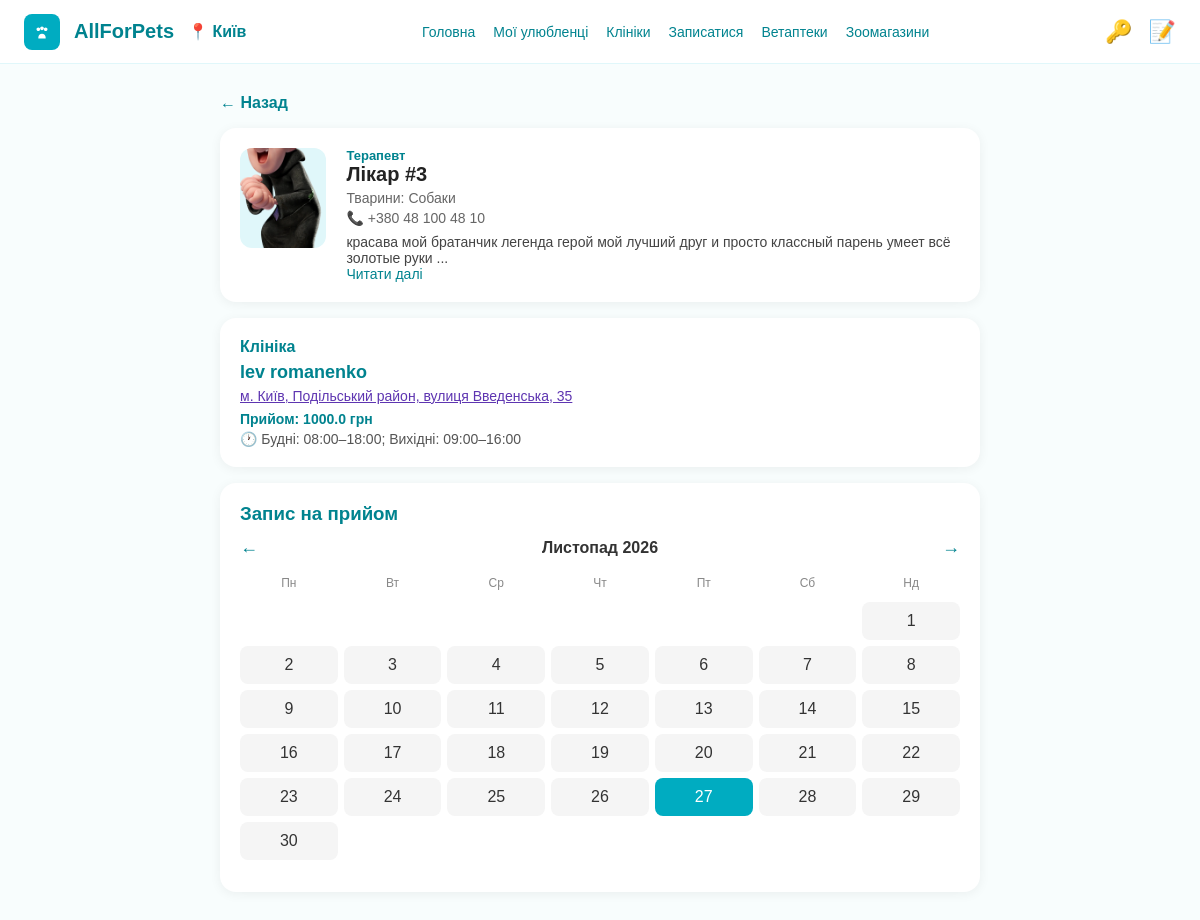
Screenshot of /vet/1 with the database file from the repository.
### main.py (models this page shows)
class Vet(Base):
    __tablename__ = "vets"
    id = Column(Integer, primary_key=True, index=True)
    clinic_id = Column(Integer, ForeignKey("clinics.id"))
    user_id = Column(Integer, ForeignKey("users.id"), nullable=True)
    name = Column(String, nullable=False)
    specialty = Column(String, nullable=True)
    animal_type = Column(String, nullable=True)
    service = Column(String, nullable=True)
    phone = Column(String, nullable=True)
    price = Column(Float, nullable=True)
    description = Column(Text, nullable=True)
    experience = Column(String, nullable=True)
    photo = Column(String, nullable=True)
    created_at = Column(DateTime, default=datetime.utcnow)
    clinic = relationship("Clinic", back_populates="vets")

class Clinic(Base):
    __tablename__ = "clinics"
    id = Column(Integer, primary_key=True, index=True)
    owner_id = Column(Integer, ForeignKey("users.id"), nullable=True)
    name = Column(String, nullable=False)
    address = Column(String, nullable=True)
    district = Column(String, nullable=True)
    street = Column(String, nullable=True)
    house = Column(String, nullable=True)
    photo = Column(String, nullable=True)
    phone = Column(String, nullable=True)
    owner_phone = Column(String, nullable=True)
    email = Column(String, nullable=True)
    description = Column(Text, nullable=True)
    work_hours = Column(String, nullable=True)
    is_24h = Column(Boolean, default=False)
    has_online_booking = Column(Boolean, default=False)
    show_vets = Column(Boolean, default=True)
    status = Column(String, default="pending")
    documents = Column(String, nullable=True)
    terms_accepted = Column(Boolean, default=False)
    created_at = Column(DateTime, default=datetime.utcnow)
    owner = relationship("User", back_populates="owned_clinics")
    vets = relationship("Vet", back_populates="clinic")

### main.py (the view)
@app.get("/vet/{vet_id}", response_class=HTMLResponse)
async def vet_public(request: Request, vet_id: int, year: int = None, month: int = None, db: Session = Depends(get_db)):
    user = get_current_user(request, db)
    vet = db.query(Vet).filter(Vet.id == vet_id).first()
    if not vet:
        return RedirectResponse(url="/clinics")
    clinic = db.query(Clinic).filter(Clinic.id == vet.clinic_id).first() if vet.clinic_id else None
    pets = db.query(Pet).filter(Pet.owner_id == user.id).all() if user else []
    today = date.today()
    if year is None: year = today.year
    if month is None: month = today.month
    apps = db.query(Appointment).filter(Appointment.vet_id == vet_id).all()
    booked = {}
    for a in apps:
        key = a.date.strftime("%Y-%m-%d")
        if key not in booked:
            booked[key] = []
        booked[key].append(a.time)
    return templates.TemplateResponse(request, "vet_public.html", {
        "user": user, "vet": vet, "clinic": clinic, "pets": pets, "year": year, "month": month, "booked": booked
    })

### templates/vet_public.html (shortened to what this page needs)
<!DOCTYPE html>
<html lang="uk">
<head>
</head>
<body>
    <div class="topbar">
        <div class="left-part">
            <div class="logo-paw"><svg width="22" height="22" viewBox="0 0 24 24" fill="white"><path d="M12 10c1.1 0 2-.9 2-2s-.9-2-2-2-2 .9-2 2 .9 2 2 2zm-4 1c1.1 0 2-.9 2-2s-.9-2-2-2-2 .9-2 2 .9 2 2 2zm8 0c1.1 0 2-.9 2-2s-.9-2-2-2-2 .9-2 2 .9 2 2 2zm-4 3c-2.2 0-4 1.8-4 4v1h8v-1c0-2.2-1.8-4-4-4z"/></svg></div>
            <div class="app-name">AllForPets</div>
            <div class="city">📍 Київ</div>
        </div>
        <div class="nav-top">
            <a href="/">Головна</a><a href="/pets">Мої улюбленці</a><a href="/clinics">Клініки</a><a href="/search">Записатися</a><a href="/pharmacies">Ветаптеки</a><a href="#">Зоомагазини</a>
        </div>
        <div class="right-part">
            {% if user %}<a href="/settings" class="icon-btn">⚙️</a><a href="/logout" class="icon-btn">🚪</a>{% else %}<a href="/login" class="icon-btn">🔑</a><a href="/register" class="icon-btn">📝</a>{% endif %}
        </div>
    </div>
    <div class="container">
        <a onclick="history.back()" class="back-link">← Назад</a>
        <div class="card">
            <div class="vet-header">
                {% if vet.photo %}<img src="{{ vet.photo }}" class="vet-photo">{% else %}<div class="vet-photo"></div>{% endif %}
                <div class="vet-info">
                    <div class="specialty">{{ vet.specialty or '—' }}</div>
                    <h2>{{ vet.name or 'Лікар' }}</h2>
                    {% if vet.animal_type %}<div class="animals">Тварини: {{ vet.animal_type }}</div>{% endif %}
                    {% if vet.phone %}<div class="phone">📞 {{ vet.phone }}</div>{% endif %}
                    {% if vet.description %}
                    <div class="description" id="descShort">{{ vet.description[:100] }}{% if vet.description|length > 100 %}...{% endif %}</div>
                    {% if vet.description|length > 100 %}<div class="read-more" onclick="document.getElementById('descShort').textContent='{{ vet.description }}'; this.style.display='none';">Читати далі</div>{% endif %}
                    {% endif %}
                </div>
            </div>
        </div>
        {% if vet.clinic %}
        <div class="card">
            <div class="clinic-title">Клініка</div>
            <div class="clinic-name">{{ vet.clinic.name }}</div>
            {% if vet.clinic.address %}<a href="https://www.google.com/maps/search/?api=1&query={{ vet.clinic.address|urlencode }}" target="_blank" class="address-link">{{ vet.clinic.address }}</a>{% endif %}
           {% if vet.price %}<div class="price">Прийом: {{ vet.price }} грн</div>{% endif %}
<div class="schedule">🕐 {{ vet.clinic.work_hours or 'Графік не вказано' }}</div>
        </div>
        {% endif %}
        <div class="card">
            <h3>Запис на прийом</h3>
            <div class="cal-header"><button onclick="prevMonth()">←</button><div id="calTitle" style="font-weight:700;"></div><button onclick="nextMonth()">→</button></div>
            <div class="cal-grid" id="calGrid"></div>
        </div>
    </div>
</body>
</html>

### templates/vet_public.html (style rules this page uses)
* { box-sizing: border-box; margin: 0; padding: 0; }
body { font-family: Arial, sans-serif; background: #f8fdfd; color: #333; }
.topbar { position: sticky; top: 0; z-index: 100; background: white; border-bottom: 1px solid #e0f7fa; display: flex; align-items: center; justify-content: space-between; padding: 12px 24px; height: 64px; }
.left-part { display: flex; align-items: center; gap: 14px; }
.logo-paw { width: 36px; height: 36px; background: #00acc1; border-radius: 8px; display: flex; align-items: center; justify-content: center; }
.app-name { font-size: 20px; font-weight: 700; color: #00838f; }
.city { color: #00838f; font-weight: 600; }
.nav-top { display: flex; gap: 18px; }
.nav-top a { color: #00838f; text-decoration: none; font-weight: 500; font-size: 14px; }
.right-part { display: flex; gap: 16px; }
.icon-btn { font-size: 22px; text-decoration: none; }
.container { max-width: 800px; margin: 30px auto; padding: 0 20px; }
.back-link { color: #00838f; text-decoration: none; font-weight: 600; display: inline-block; margin-bottom: 16px; cursor: pointer; }
.card { background: white; border-radius: 16px; padding: 20px; margin-bottom: 16px; box-shadow: 0 2px 12px rgba(0,0,0,0.06); }
.vet-header { display: flex; gap: 20px; align-items: flex-start; }
.vet-photo { width: 100px; height: 100px; border-radius: 12px; object-fit: cover; background: #e0f7fa; }
.vet-info h2 { color: #222; margin-bottom: 4px; font-size: 20px; }
.specialty { font-size: 13px; color: #00838f; font-weight: 700; }
.animals { font-size: 14px; color: #666; margin: 4px 0; }
.phone { color: #666; font-size: 14px; margin: 4px 0; }
.description { font-size: 14px; color: #444; margin-top: 8px; }
.read-more { color: #00838f; font-size: 14px; cursor: pointer; }
.clinic-title { color: #00838f; font-size: 16px; font-weight: 700; margin-bottom: 6px; }
.clinic-name { font-size: 18px; font-weight: 700; color: #00838f; margin-bottom: 4px; }
.address-link { color: #5e35b1; text-decoration: underline; font-size: 14px; }
.price { color: #00838f; font-weight: 600; margin-top: 6px; font-size: 14px; }
.schedule { font-size: 14px; color: #555; margin-top: 4px; }
h3 { color: #00838f; margin-bottom: 12px; }
.cal-header { display: flex; justify-content: space-between; align-items: center; margin-bottom: 12px; }
.cal-header button { background: none; border: none; font-size: 18px; cursor: pointer; color: #00838f; }
.cal-grid { display: grid; grid-template-columns: repeat(7, 1fr); gap: 6px; }

### rows the page displays
Vet: photo (picture), specialty "Терапевт", name "Лікар #3", animal_type "Собаки", phone "+380 48 100 48 10", description "красава мой братанчик легенда герой мой лучший друг и просто классный парень умеет всё золотые руки", price "1000.0"
Clinic: clinic.name "lev romanenko", clinic.address "м. Київ, Подільський район, вулиця Введенська, 35", clinic "Будні: 08:00–18:00; Вихідні: 09:00–16:00"
